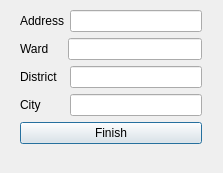
<?xml version="1.0" encoding="UTF-8"?>
<ui version="4.0">
 <class>Location</class>
 <widget class="QDialog" name="Location">
  <property name="geometry">
   <rect>
    <x>0</x>
    <y>0</y>
    <width>223</width>
    <height>173</height>
   </rect>
  </property>
  <property name="windowTitle">
   <string>Location</string>
  </property>
  <widget class="QWidget" name="layoutWidget">
   <property name="geometry">
    <rect>
     <x>20</x>
     <y>10</y>
     <width>182</width>
     <height>137</height>
    </rect>
   </property>
   <layout class="QVBoxLayout" name="verticalLayout">
    <item>
     <layout class="QHBoxLayout" name="horizontalLayout">
      <item>
       <widget class="QLabel" name="label_addr">
        <property name="text">
         <string>Address</string>
        </property>
       </widget>
      </item>
      <item>
       <widget class="QLineEdit" name="edit_addr"/>
      </item>
     </layout>
    </item>
    <item>
     <layout class="QHBoxLayout" name="horizontalLayout_2">
      <item>
       <widget class="QLabel" name="label_ward">
        <property name="text">
         <string>Ward    </string>
        </property>
       </widget>
      </item>
      <item>
       <widget class="QLineEdit" name="edit_ward"/>
      </item>
     </layout>
    </item>
    <item>
     <layout class="QHBoxLayout" name="horizontalLayout_3">
      <item>
       <widget class="QLabel" name="label_district">
        <property name="text">
         <string>District  </string>
        </property>
       </widget>
      </item>
      <item>
       <widget class="QLineEdit" name="edit_district"/>
      </item>
     </layout>
    </item>
    <item>
     <layout class="QHBoxLayout" name="horizontalLayout_4">
      <item>
       <widget class="QLabel" name="label_city">
        <property name="text">
         <string>City       </string>
        </property>
       </widget>
      </item>
      <item>
       <widget class="QLineEdit" name="edit_city"/>
      </item>
     </layout>
    </item>
    <item>
     <widget class="QPushButton" name="button_save">
      <property name="text">
       <string>Finish</string>
      </property>
     </widget>
    </item>
   </layout>
  </widget>
 </widget>
 <resources/>
 <connections/>
</ui>
